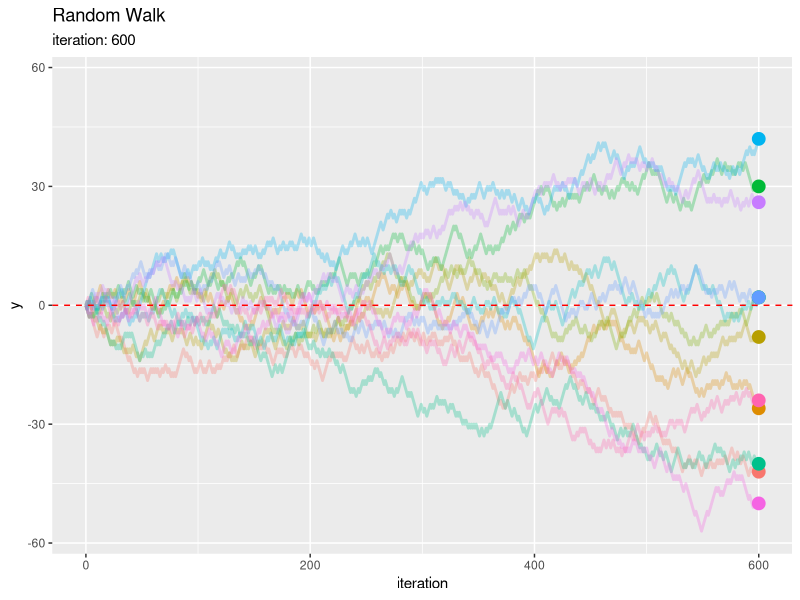

Write the R code that produced this figure. (Note: this script raises an error after producing the figure.)

# ランダムウォークの作図 -------------------------------------------------------------

# 利用パッケージ
library(gganimate)
library(tidyverse)

# パッケージ名の省略用
library(ggplot2)


# 1次元ランダムウォーク ----------------------------------------------------------------

# 試行回数を指定
max_iter <- 600

# サンプルサイズを指定
sample_size <- 12

# 乱数の生成と集計
trace_df <- tibble::tibble(
  id =  factor(1:sample_size) # サンプル番号
) |> 
  dplyr::reframe(
    iter = 0:max_iter, # 試行番号
    r    = c(0, sample(x = c(-1, 1), size = max_iter, replace = TRUE)), # 初期値0, 乱数±1
    .by = id
  ) |> # 移動量を生成
  dplyr::mutate(
    y = cumsum(r), .by = id
  )  # 総移動量を計算


# グラフサイズを設定
axis_size <- trace_df[["y"]] |> 
  abs() |> 
  max()


# 最終結果を抽出
res_df <- trace_df |> 
  dplyr::filter(iter == max_iter)

# 1次元ランダムウォークを作図
graph <- ggplot() + 
  geom_path(data = trace_df, mapping = aes(x = iter, y = y, color = id), 
            size = 1, alpha = 0.3) + # 軌跡
  geom_point(data = res_df, 
             mapping = aes(x = iter, y = y, color = id), 
             size = 4) + # 最終地点
  geom_hline(yintercept = 0, color = "red", linetype = "dashed") + # 初期値
  guides(color = "none") + 
  coord_cartesian(ylim = c(-axis_size, axis_size)) + # 描画範囲
  labs(title = "Random Walk", 
       subtitle = paste("iteration:", max_iter), 
       x = "iteration", y = "y")
graph

# グラフを書出
ggplot2::ggsave(
  plot = graph, filename = "output/RandomWalk/1d.png", 
  width = 12, height = 9, units = "in", dpi = 250
)


# 1次元ランダムウォークのアニメーションを作図
anim <- ggplot() + 
  geom_hline(yintercept = 0, color = "red", linetype = "dashed") + # 初期値
  geom_path(data = trace_df, 
            mapping = aes(x = iter, y = y, color = id), 
            size = 1, alpha = 0.3) + # 軌跡
  geom_point(data = trace_df, 
             mapping = aes(x = iter, y = y, color = id), 
             size = 4) + # 現在地点
  gganimate::transition_reveal(along = iter) + # フレーム切替
  guides(color = "none") + 
  coord_cartesian(ylim = c(-axis_size, axis_size)) + # 描画範囲
  labs(title = "Random Walk", 
       subtitle = "iteration: {frame_along}", 
       x = "iteration", y = "y")

# mp4動画を作成
gganimate::animate(
  plot = anim, nframes = max_iter+1, fps = 10, 
  width = 12, height = 9, units = "in", res = 250, 
  renderer = gganimate::av_renderer(file = "output/RandomWalk/1d.mp4")
)


# 2次元ランダムウォーク：2方向移動 -------------------------------------------------------------

# 試行回数を指定
max_iter <- 600

# サンプルサイズを指定
sample_size <- 12

# 乱数の生成と集計
trace_df <- tibble::tibble(
  id = factor(1:sample_size) # サンプル番号
) |> 
  dplyr::reframe(
    iter = c(0, 0, 1:max_iter), # 試行番号
    r    = c(0, 0, sample(x = c(-1, 1), size = max_iter, replace = TRUE)), # 初期値0, 乱数±1
    axis = c("x", "y", sample(x = c("x", "y"), size = max_iter, replace = TRUE)), # x軸・y軸方向
    .by = id
  ) |> # 移動量を生成
  tidyr::pivot_wider(
    names_from  = axis, 
    values_from = r, 
    values_fill = 0
  ) |> # 軸ごとの列に分割
  dplyr::mutate(
    x = cumsum(x), 
    y = cumsum(y), 
    .by = id
  ) # 総移動量を計算


# グラフサイズを設定
axis_size <- c(trace_df[["x"]], trace_df[["y"]]) |> 
  abs() |> 
  max()


# 最終結果を抽出
res_df <- trace_df |> 
  dplyr::filter(iter == max_iter)

# 2次元ランダムウォークを作図
graph <- ggplot() + 
  geom_hline(yintercept = 0, color = "red", linetype = "dashed") + # 初期値
  geom_vline(xintercept = 0, color = "red", linetype = "dashed") + # 初期値
  geom_path(data = trace_df, 
            mapping = aes(x = x, y = y, color = id), 
            size = 1, alpha = 0.3) + # 軌跡
  geom_point(data = res_df, 
             mapping = aes(x = x, y = y, color = id), 
             size = 4) + # 現在地点
  guides(color = "none") + 
  coord_fixed(ratio = 1, 
              xlim = c(-axis_size, axis_size), 
              ylim = c(-axis_size, axis_size)) + # アスペクト比
  labs(title = "Random Walk", 
       subtitle = paste("iteration:", max_iter), 
       x = "x", y = "y")
graph

# グラフを書出
ggplot2::ggsave(
  plot = graph, filename = "output/RandomWalk/2d_90.png", 
  width = 10, height = 10, units = "in", dpi = 250
)


# 2次元ランダムウォークのアニメーションを作図
anim <- ggplot() + 
  geom_hline(yintercept = 0, color = "red", linetype = "dashed") + # 初期値
  geom_vline(xintercept = 0, color = "red", linetype = "dashed") + # 初期値
  geom_path(data = trace_df, 
            mapping = aes(x = x, y = y, color = id), 
            size = 1, alpha = 0.3) + # 軌跡
  geom_point(data = trace_df, 
             mapping = aes(x = x, y = y, color = id), 
             size = 4) + # 現在地点
  gganimate::transition_reveal(along = iter) + # フレーム切替
  guides(color = "none") + 
  coord_fixed(ratio = 1, 
              xlim = c(-axis_size, axis_size), 
              ylim = c(-axis_size, axis_size)) + # アスペクト比
  labs(title = "Random Walk", 
       subtitle = "iteration: {frame_along}", 
       x = "x", y = "y")

# mp4動画を作成
gganimate::animate(
  plot = anim, nframes = max_iter+1, fps = 10, 
  width = 10, height = 10, units = "in", res = 250, 
  renderer = gganimate::av_renderer(file = "output/RandomWalk/2d_90.mp4")
)


# 2次元ランダムウォーク：全方向移動 -------------------------------------------------------------

# 試行回数を指定
max_iter <- 600

# サンプルサイズを指定
sample_size <- 12

# 乱数の生成と集計
trace_df <- tibble::tibble(
  id = factor(1:sample_size) # サンプル番号
) |> 
  dplyr::reframe(
    iter = 0:max_iter, # 試行番号
    t    = c(NA, runif(n = max_iter, min = 0, max = 2*pi)), # 初期値NA, 乱数0から2π
    .by = id
  ) |> # 移動量用の乱数を生成
  dplyr::mutate(
    x = dplyr::if_else(iter > 0, true = cos(t), false = 0), 
    y = dplyr::if_else(iter > 0, true = sin(t), false = 0)
  ) |> # 移動量を計算
  dplyr::mutate(
    x = cumsum(x), 
    y = cumsum(y), .by = id
  ) # 総移動量を計算


# 最大移動量を取得
max_val <- c(trace_df[["x"]], trace_df[["y"]]) |> 
  abs() |> 
  max()

# 目盛間隔を設定
tick_major_val <- 25
tick_minor_val <- 0.5 * tick_major_val

# グラフサイズを設定:(目盛間隔で切り上げ)
axis_size <- ceiling(max_val / tick_minor_val) * tick_minor_val

# ノルム目盛線の座標を作成
circle_df <- tidyr::expand_grid(
  r = seq(from = tick_minor_val, to = axis_size, by = tick_minor_val), # 半径
  t = seq(from = 0, to = 2*pi, length.out = 361), # 1周期分のラジアン
) |> # ノルムごとにラジアンを複製
  dplyr::mutate(
    x = r * cos(t), 
    y = r * sin(t), 
    grid  = dplyr::if_else(
      r%%tick_major_val == 0, true = "major", false = "minor"
    ) # 目盛カテゴリ
  ) # 円周の座標を計算

# 半円(範囲π)における目盛数を指定
tick_num <- 6

# 角度目盛線の座標を作成
diag_df <- tibble::tibble(
  i = seq(from = 0, to = tick_num-0.5, by = 0.5), # 目盛番号
  t = i/tick_num * pi, # 半周期分のラジアン
  a = tan(t), # 目盛線の傾き
  grid = dplyr::if_else(
    i%%1 == 0, true = "major", false = "minor"
  ) # 目盛カテゴリ
)


# 最終結果を抽出
res_df <- trace_df |> 
  dplyr::filter(iter == max_iter)

# 2次元ランダムウォークを作図
graph <- ggplot() + 
  geom_path(data = circle_df, 
            mapping = aes(x = x, y = y, linewidth = grid, group = r), 
            color = "white", show.legend = FALSE) + # ノルム目盛線
  geom_abline(data = diag_df, 
              mapping = aes(slope = a, intercept = 0, linewidth = grid), 
              color = "white", show.legend = FALSE) + # 角度目盛線
  geom_path(data = trace_df, 
            mapping = aes(x = x, y = y, color = id), 
            linewidth = 0.8, alpha = 0.3) + # 軌跡
  geom_point(data = res_df, 
             mapping = aes(x = x, y = y, color = id), 
             size = 4) + # 最終地点
  scale_linewidth_manual(breaks = c("major", "minor"), 
                         values = c(0.5, 0.25)) + # 主・補助目盛線用
  guides(color = "none") + 
  coord_fixed(ratio = 1, 
              xlim = c(-axis_size, axis_size), 
              ylim = c(-axis_size, axis_size)) + # アスペクト比
  labs(title = "Random Walk", 
       subtitle = paste("iteration: ", max_iter), 
       x = "x", y = "y")
graph

# グラフを書出
ggplot2::ggsave(
  plot = graph, filename = "output/RandomWalk/2d_360.png", 
  width = 10, height = 10, units = "in", dpi = 250
)


# 2次元ランダムウォークのアニメーションを作図
anim <- ggplot() + 
  geom_path(data = circle_df, 
            mapping = aes(x = x, y = y, linewidth = grid, group = r), 
            color = "white", show.legend = FALSE) + # ノルム目盛線
  geom_abline(data = diag_df, 
              mapping = aes(slope = a, intercept = 0, linewidth = grid), 
              color = "white", show.legend = FALSE) + # 角度目盛線
  geom_path(data = trace_df,
            mapping = aes(x = x, y = y, color = id),
            linewidth = 0.8, alpha = 0.3) + # 軌跡
  geom_point(data = trace_df,
             mapping = aes(x = x, y = y, color = id),
             size = 4, show.legend = FALSE) + # 現在地点
  gganimate::transition_reveal(along = iter) + # フレーム切替
  scale_color_manual(breaks = factor(1:sample_size), values = color_df[["color_code"]]) + # (資料作成用)
  scale_linewidth_manual(breaks = c("major", "minor"), 
                         values = c(0.5, 0.25)) + # 主・補助目盛線用
  guides(color = "none") + 
  coord_fixed(ratio = 1, 
              xlim = c(-axis_size, axis_size), 
              ylim = c(-axis_size, axis_size)) + # アスペクト比
  labs(title = "Random Walk", 
       subtitle = "iteration: {frame_along}", 
       color = "id", 
       x = "x", y = "y")

# 動画を作成
gganimate::animate(
  plot = anim, nframes = max_iter+1, fps = 10, 
  width = 10, height = 10, units = "in", res = 250, 
  renderer = gganimate::av_renderer(file = "output/RandomWalk/2d_360.mp4")
)
